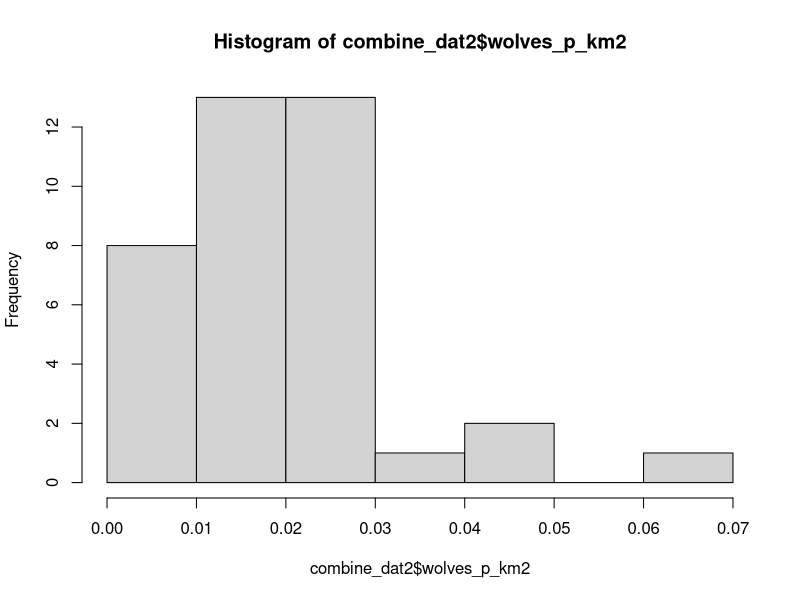

Write the R code that produced this figure.
# downloaded google sheet on 11/07/2025

library(readxl)
library(tidyverse)

metadata <- read_excel("data/Scenario4_carnivore_intraspecificComp.xlsx", 
                       sheet = "Paper_metadata") |> 
  dplyr::rename(Paper = paper) |> 
  mutate(Paper = str_remove(Paper, ".pdf"))

wolf_dat <- read_excel("data/Scenario4_carnivore_intraspecificComp.xlsx", 
                       sheet = "gray wolf") |> 
  mutate(Paper = str_remove(Paper, ".pdf"))

combine_dat <- left_join(wolf_dat, metadata, by = "Paper")

## There is some clean up in paper names that needs to happen! this is just proof of concept

combine_dat2 <- combine_dat |> 
  mutate(TL_wolves = (as.numeric(`number of social groups in study`) * as.numeric(mean_group_size))) |> 
  mutate(wolves_p_km2 = TL_wolves / as.numeric(`study area (km^2)`))

hist(combine_dat2$wolves_p_km2)
names(combine_dat2)

missing_studyarea <- combine_dat2 |> 
  filter(is.na(`study area (km^2)`))

unique(missing_studyarea$Paper)
